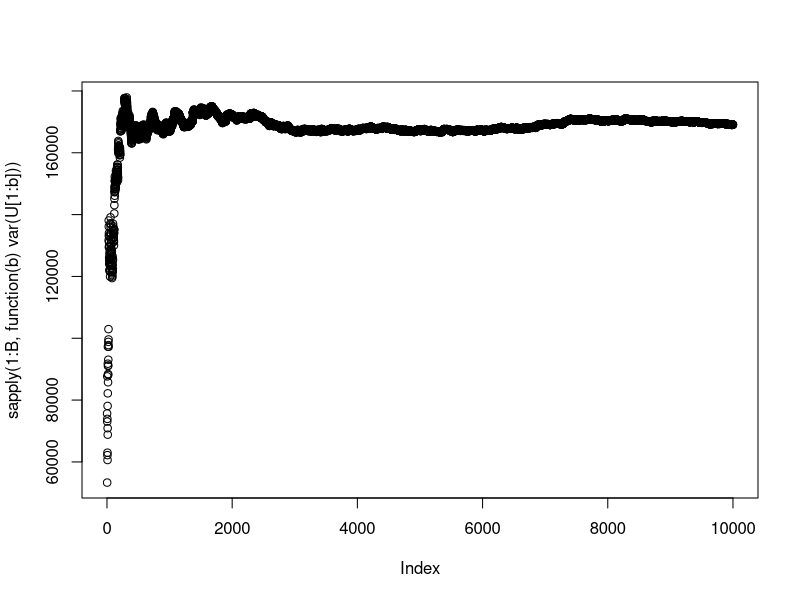
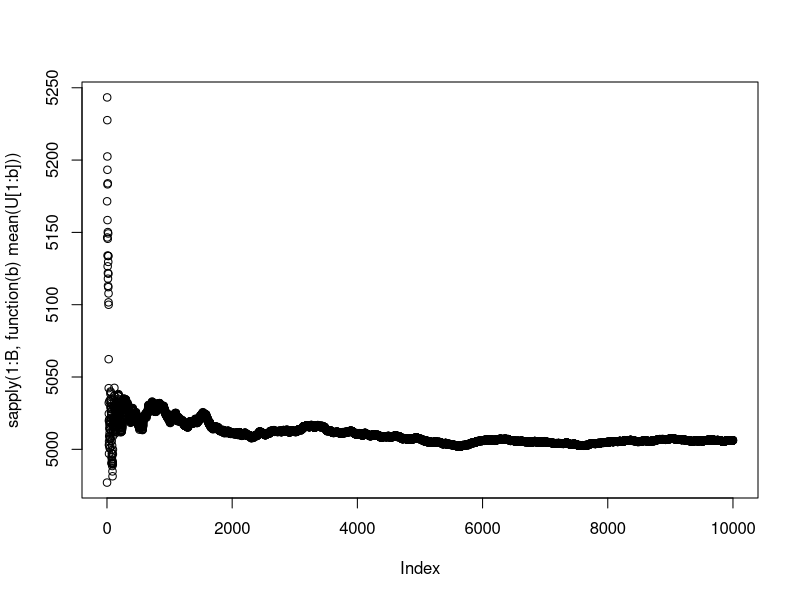
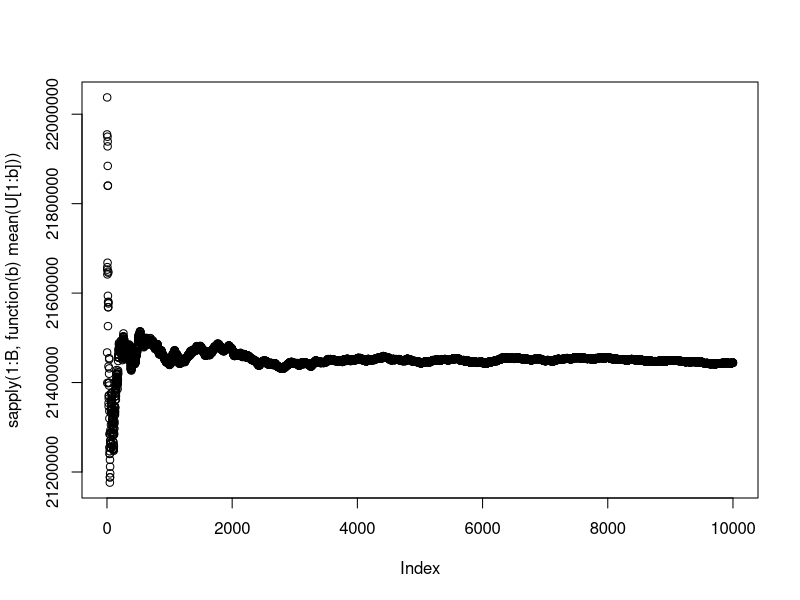

Reproduce these figures in R, in order. (Note: a time limit stopped this script after it produced the figures.)

# Comportamento asintotico Wilcoxon Mann-Whitney
m = 100
n = 100
B = 10^4

U = vector()

for(b in 1:B){

  X = runif(n=m, min=0, max=2)
  Y = runif(n=n, min=0, max=2)

  Uj = sapply(1:n, function(j) sum(X<Y[j]))
  U[b] = sum(Uj)

}

var(U)
plot(sapply(1:B, function(b) var(U[1:b])))
plot(sapply(1:B, function(b) mean(U[1:b])))
theta = m*n/2
varr = (m*n*(m+n))/12



# Comportamento asintotico statistica test per k=3
m = 400
n = 400
B = 10^4

U = vector()

for(b in 1:B){

  X = runif(n=m, min=0, max=2)
  Y = runif(n=n, min=0, max=2)

  Uj = sapply(1:n, function(j) sum(X<Y[j]))
  Uj2 = Uj^2
  U[b] = sum(Uj2+Uj)

}
mean(U)
# var(U)
# plot(sapply(1:B, function(b) var(U[1:b])))
plot(sapply(1:B, function(b) mean(U[1:b])))
(theta = n*(m*0.5+m^2/3))
# varr







# Verifico correttezza della riscrittura della funzione kernel
m = 100
n = 100
B = 30

Uv1 = vector()
Uv2 = vector()

for(b in 1:B){

  X = runif(n=m, min=0, max=2)
  Y = runif(n=n, min=0, max=2)

  Uj = sapply(1:n, function(j) sum(X<Y[j]))
  Uj2 = Uj^2
  Uv1[b] = sum(Uj2+Uj)

  cond = matrix(nrow=n, ncol=m)
  for(j in 1:n){
    for(i in 1:m){
      if(X[i]<Y[j]){
        for(h in 1:m){
          cond[j,i] = sum(X<Y[j])
        }
      }
      else{
        cond[j,i] = F
      }
    }
  }
  condd = apply(cond, MARGIN = 1, FUN = sum)
  Uv2[b] = sum(condd+Uj)

}

Uv2==Uv1




# Verifico correttezza valore atteso della funzione kernel h
ciclefun = function(indices, index, cond){
  res = sapply(indices, function(j) min(cond[j],cond[index]))
  return(res)
}




hfun = function(x, y){
  cond = x<y
  aus = vector()
  nr = length(x)

  condoublematrix = sapply(1:nr, function(i) ciclefun(indices=1:nr, index=i, cond=cond))

  h = sum(cond)+sum(apply(condoublematrix, MARGIN = 1, FUN=sum))
  #h1 = sum(cond)+sum(sapply(1:nr, function(i) sum(condoublematrix[i,])))

  return(h)
}



m = 10
n = 10
B = 10^7
set.seed(123)
kernelvalues = vector()
X1 = runif(n=1, min=0, max=2)

for(b in 1:B){

  X = c(X1, runif(n=(m-1), min=0, max=2))
  Y = runif(n=1, min=0, max=2)

  kernelvalues[b] = hfun(X, Y)

}
mean(kernelvalues)

(2*m^2+5*m+5)/6-2*punif(X1, min = 0, max = 2)-(m-1)*(punif(X1, min = 0, max = 2))^2






# Verifico esattezza della forma chiusa del valore atteso di 1{x1<Y, X<Y}, dove Y,X random e X1 fissato

B=10^6

X1 = runif(n=1, min=0, max=2)
res = vector()

for(b in 1:B){

  X = runif(n=1, min=0, max=2)
  Y = runif(n=1, min=0, max=2)

  res[b] = ifelse((X1<Y & X<Y), 1, 0)

}
mean(res)
0.5*(1-punif(X1, min = 0, max = 2))^2+(1-punif(X1, min = 0, max = 2))*punif(X1, min = 0, max = 2)




# Verifico esattezza della forma chiusa del valore atteso di 1{x1<Y, X2<Y}, dove Y,X1,X2 random
B=10^6

res = vector()

for(b in 1:B){

  X1 = runif(n=1, min=0, max=2)
  X2 = runif(n=1, min=0, max=2)
  Y = runif(n=1, min=0, max=2)

  res[b] = ifelse((X1<Y & X2<Y), 1, 0)

}
mean(res)
1/3



# Verifico esattezza della forma chiusa del valore atteso di 1{x<Y}, dove Y,X random
B=10^6

res = vector()

for(b in 1:B){

  X = runif(n=1, min=0, max=2)
  Y = runif(n=1, min=0, max=2)

  res[b] = ifelse(X<Y, 1, 0)

}
mean(res)
1/2




# Verifico esattezza della forma chiusa di P(x1<Xh<Xr)

B=10^6

res = vector()
x1 = runif(n=1, min=0, max=2)
for(b in 1:B){

  Xh = runif(n=1, min=0, max=2)
  Xr = runif(n=1, min=0, max=2)

  res[b] = ifelse(Xh<Xr & x1<Xh, 1, 0)

}
mean(res)
0.5*(1-punif(x1, min = 0, max = 2))^2





# Verifico esattezza della forma chiusa di P(Xh<x1<Xr)

B=10^6

res = vector()
x1 = runif(n=1, min=0, max=2)
for(b in 1:B){

  Xh = runif(n=1, min=0, max=2)
  Xr = runif(n=1, min=0, max=2)

  res[b] = ifelse(Xh<x1 & x1<Xr, 1, 0)

}
mean(res)
(1-punif(x1, min = 0, max = 2))*(punif(x1, min = 0, max = 2))






# Verifico esattezza della forma chiusa di P(x1>Xh>Xr)

B=10^6

res = vector()
x1 = runif(n=1, min=0, max=2)
for(b in 1:B){

  Xh = runif(n=1, min=0, max=2)
  Xr = runif(n=1, min=0, max=2)

  res[b] = ifelse(x1>Xh & Xh>Xr, 1, 0)

}
mean(res)
0.5*(punif(x1, min = 0, max = 2))^2






# Verifico esattezza della forma chiusa di P(x1<Xh<Xr<Y)

B=10^6

res = vector()
x1 = runif(n=1, min=0, max=2)
for(b in 1:B){

  Xh = runif(n=1, min=0, max=2)
  Xr = runif(n=1, min=0, max=2)
  Y = runif(n=1, min=0, max=2)

  res[b] = ifelse(x1<Xh & Xh<Xr & Xr<Y, 1, 0)

}
mean(res)
(1-punif(x1, min = 0, max = 2))^3/6





# Verifico esattezza della forma chiusa di P(Xh<x1<Xr<Y)

B=10^6

res = vector()
x1 = runif(n=1, min=0, max=2)
for(b in 1:B){

  Xh = runif(n=1, min=0, max=2)
  Xr = runif(n=1, min=0, max=2)
  Y = runif(n=1, min=0, max=2)

  res[b] = ifelse(Xh<x1 & x1<Xr & Xr<Y, 1, 0)

}
mean(res)
0.5*(1-punif(x1, min = 0, max = 2))^2*(punif(x1, min = 0, max = 2))





# Verifico esattezza della forma chiusa di P(Xh<Xr<x1<Y)

B=10^6

res = vector()
x1 = runif(n=1, min=0, max=2)
for(b in 1:B){

  Xh = runif(n=1, min=0, max=2)
  Xr = runif(n=1, min=0, max=2)
  Y = runif(n=1, min=0, max=2)

  res[b] = ifelse(Xh<Xr & Xr<x1 & x1<Y, 1, 0)

}
mean(res)
0.5*(1-punif(x1, min = 0, max = 2))*(punif(x1, min = 0, max = 2))^2









# Verifico esattezza della forma chiusa di P(x1<Y, Xh<Y, Xr<Y)

B=10^6

res = vector()
x1 = runif(n=1, min=0, max=2)
for(b in 1:B){

  Xh = runif(n=1, min=0, max=2)
  Xr = runif(n=1, min=0, max=2)
  Y = runif(n=1, min=0, max=2)

  res[b] = ifelse(Xr<Y & Xh<Y & x1<Y, 1, 0)

}
mean(res)
(1-punif(x1, min = 0, max = 2))^3/3+(1-punif(x1, min = 0, max = 2))^2*punif(x1, min = 0, max = 2)+(1-punif(x1, min = 0, max = 2))*(punif(x1, min = 0, max = 2))^2
(1-(punif(x1, min = 0, max = 2))^3)/3




# Verifico esattezza della forma chiusa di
# sum_{h=2}^m (sum_{r=2}^m 1{Xh<Y, Xi<Y, Xr<Y})

B=10^5
m=10

#set.seed(123)
res = vector()

for(b in 1:B){

  Xh = runif(n=(m-1), min=0, max=2)
  Xi = runif(n=1, min=0, max=2)
  X = c(Xi, Xh)
  Y = runif(n=1, min=0, max=2)

  cond1 = ifelse(Xi<Y, 1, 0)
  cond2aus = X<Y
  cond2 = sum(cond2aus%*%t(cond2aus))
  res[b] = cond2*cond1

}

mean(res)
(m-2)*(m/4+1/4)+1/2




# Verifico esattezza della forma chiusa di P(Xr<Xh<Xi<x1<Y)

B=10^6

res = vector()
x1 = runif(n=1, min=0, max=2)
for(b in 1:B){

  Xh = runif(n=1, min=0, max=2)
  Xr = runif(n=1, min=0, max=2)
  Xi = runif(n=1, min=0, max=2)
  Y = runif(n=1, min=0, max=2)

  res[b] = ifelse(Xr<Xh & Xh<Xi & Xi<x1 & x1<Y, 1, 0)

}
mean(res)
(punif(x1, min = 0, max = 2))^3/6*(1-punif(x1, min = 0, max = 2))





# Verifico esattezza della forma chiusa di P(Xr<Xh<x1<Xi<Y)

B=10^6

res = vector()
x1 = runif(n=1, min=0, max=2)
for(b in 1:B){

  Xh = runif(n=1, min=0, max=2)
  Xr = runif(n=1, min=0, max=2)
  Xi = runif(n=1, min=0, max=2)
  Y = runif(n=1, min=0, max=2)

  res[b] = ifelse(Xr<Xh & Xh<x1 & x1<Xi & Xi<Y, 1, 0)

}
mean(res)
(punif(x1, min = 0, max = 2))^2/4*(1-punif(x1, min = 0, max = 2))^2





# Verifico esattezza della forma chiusa di P(Xr<x1<Xh<Xi<Y)

B=10^6

res = vector()
x1 = runif(n=1, min=0, max=2)
for(b in 1:B){

  Xh = runif(n=1, min=0, max=2)
  Xr = runif(n=1, min=0, max=2)
  Xi = runif(n=1, min=0, max=2)
  Y = runif(n=1, min=0, max=2)

  res[b] = ifelse(Xr<x1 & x1<Xh & Xh<Xi & Xi<Y, 1, 0)

}
mean(res)
(punif(x1, min = 0, max = 2))/6*(1-punif(x1, min = 0, max = 2))^3







# Verifico esattezza della forma chiusa di P(x1<Xr<Xh<Xi<Y)

B=10^5

res = vector()
x1 = runif(n=1, min=0, max=2)
for(b in 1:B){

  Xh = runif(n=1, min=0, max=2)
  Xr = runif(n=1, min=0, max=2)
  Xi = runif(n=1, min=0, max=2)
  Y = runif(n=1, min=0, max=2)

  res[b] = ifelse(x1<Xr & Xr<Xh & Xh<Xi & Xi<Y, 1, 0)

}
mean(res)
(1-punif(x1, min = 0, max = 2))^4/24







# Verifico esattezza della forma chiusa di P(x1<Y, Xi<Y, Xh<Y, Xr<Y)

B=10^5

res = vector()
x1 = runif(n=1, min=0, max=2)
for(b in 1:B){

  Xh = runif(n=1, min=0, max=2)
  Xr = runif(n=1, min=0, max=2)
  Xi = runif(n=1, min=0, max=2)
  Y = runif(n=1, min=0, max=2)

  res[b] = ifelse(x1<Y & Xr<Y & Xh<Y & Xi<Y, 1, 0)

}
mean(res)
(1-punif(x1, min = 0, max = 2)^4)/4





# Verifico esattezza della forma chiusa di E[a1^2], i>1 dove
# a1= 1{x1<Y}+sum_{h=1}^m 1{x1<Y, Xh<Y}

B=10^5
m=10

res = vector()
x1 = runif(n=1, min=0, max=2)
for(b in 1:B){

  Xshort = runif(n=(m-1), min=0, max=2)
  X = c(x1, Xshort)
  Y = runif(n=1, min=0, max=2)

  cond2 = X<Y

  # a1
  cond11 = ifelse(x1<Y, 1, 0)
  cond21 = sum(cond2)*cond11
  a1 = cond21+cond11

  res[b] = a1^2
}

mean(res)
4*(1-(punif(x1, min = 0, max = 2)))+
  2*(m-1)*(1-(punif(x1, min = 0, max = 2))^2)+
  (m-1)^2/3*(1-(punif(x1, min = 0, max = 2))^3)





# Verifico esattezza della forma chiusa di E[ai*a1], i>1 dove
# ai= 1{Xi<Y}+sum_{h=1}^m 1{Xi<Y, Xh<Y}
# a1= 1{x1<Y}+sum_{h=1}^m 1{x1<Y, Xh<Y}

B=10^5
m=10

#set.seed(123)
res = vector()
x1 = runif(n=1, min=0, max=2)
for(b in 1:B){

  Xh = runif(n=(m-2), min=0, max=2)
  Xi = runif(n=1, min=0, max=2)
  X = c(x1, Xi, Xh)
  Y = runif(n=1, min=0, max=2)

  cond2 = X<Y

  # a1
  cond11 = ifelse(x1<Y, 1, 0)
  cond21 = sum(cond2)*cond11
  a1 = cond21+cond11

  # ai
  cond1i = ifelse(Xi<Y, 1, 0)
  cond2i = sum(cond2)*cond1i
  ai = cond2i+cond1i

  res[b] = a1*ai

}

mean(res)
(m-2)^2/4*(1-(punif(x1, min = 0, max = 2))^4)+
  2*(m-2)*(1-(punif(x1, min = 0, max = 2))^3)+
  9/2*(1-(punif(x1, min = 0, max = 2))^2)




# Verifico esattezza della forma chiusa di E[ai^2], i>1 dove
# ai= 1{Xi<Y}+sum_{h=1}^m 1{Xi<Y, Xh<Y}

B=10^5
m=10

#set.seed(123)
res = vector()
x1 = runif(n=1, min=0, max=2)
for(b in 1:B){

  Xshort = runif(n=(m-2), min=0, max=2)
  Xi = runif(n=1, min=0, max=2)
  X = c(x1, Xi, Xshort)
  Y = runif(n=1, min=0, max=2)

  cond2 = X<Y

  # ai
  cond1i = ifelse(Xi<Y, 1, 0)
  cond2i = sum(cond2)*cond1i
  ai = cond2i+cond1i

  res[b] = ai^2

}

mean(res)
2+5/3*(m-2)+(m-3)*(m-2)/4+
  2/3*(m-2)*(1-(punif(x1, min = 0, max = 2))^3)+
  5/2*(1-(punif(x1, min = 0, max = 2))^2)



# Verifico esattezza della forma chiusa di
# sum_{h=2}^m (sum_{r=2}^m 1{x1<Y, Xh<Y, Xi<Y, Xr<Y})

B=10^5
m=10

#set.seed(123)
res = vector()
x1 = runif(n=1, min=0, max=2)

for(b in 1:B){

  Xh = runif(n=(m-2), min=0, max=2)
  Xi = runif(n=1, min=0, max=2)
  X = c(Xi, Xh)
  Y = runif(n=1, min=0, max=2)

  cond1 = ifelse(x1<Y & Xi<Y, 1, 0)
  cond2aus = sapply(1:(m-1), function(j) ifelse(X[j]<Y, 1, 0))
  cond2 = sum(cond2aus%*%t(cond2aus))
  res[b] = cond2*cond1

}

mean(res)
(m-2)*(m-3)/4*(1-(punif(x1, min = 0, max = 2))^4)+(m-2)*(1-(punif(x1, min = 0, max = 2))^3)+1/2*(1-(punif(x1, min = 0, max = 2))^2)




# Verifico esattezza della forma chiusa di
# E[(sum_{h=2}^m 1{Xi<Y, Xh<Y})(sum_{r=2}^m 1{Xj<Y, Xr<Y})]

B=10^5
m=10

#set.seed(123)
res = vector()
x1 = runif(n=1, min=0, max=2)

for(b in 1:B){

  Xshort = runif(n=(m-3), min=0, max=2)
  Xi = runif(n=1, min=0, max=2)
  Xj = runif(n=1, min=0, max=2)
  X = c(x1, Xi, Xj, Xshort)
  Y = runif(n=1, min=0, max=2)

  condi = ifelse(Xi<Y, 1, 0)
  condj = ifelse(Xj<Y, 1, 0)
  condX = sum(X<Y)
  condh = condi*condX
  condr = condj*condX
  res[b] = condh*condr

}

mean(res)
1/2*(1-(punif(x1, min = 0, max = 2))^2)+(m-3)/2*(1-(punif(x1, min = 0, max = 2))^4)+4/3*(1-(punif(x1, min = 0, max = 2))^3)+(m-3)*(m-4)/5+5/4*(m-3)+4/3

(12*m^2+21*m+19)/60-(punif(x1, min = 0, max = 2))^2/2-(m-3)/4*(punif(x1, min = 0, max = 2))^4-4/3*(punif(x1, min = 0, max = 2))^3





# Verifico esattezza della forma chiusa di E[ai*aj], i,j>1 i!=j dove
# ai= 1{Xi<Y}+sum_{h=1}^m 1{Xi<Y, Xh<Y}
# aj= 1{Xj<Y}+sum_{r=1}^m 1{Xj<Y, Xr<Y}

B=10^5
m=10

#set.seed(123)
res = vector()
x1 = runif(n=1, min=0, max=2)
for(b in 1:B){

  Xshort = runif(n=(m-3), min=0, max=2)
  Xi = runif(n=1, min=0, max=2)
  Xj = runif(n=1, min=0, max=2)
  X = c(x1, Xi, Xj, Xshort)
  Y = runif(n=1, min=0, max=2)

  cond2 = X<Y

  # aj
  cond1j = ifelse(Xj<Y, 1, 0)
  cond2j = sum(cond2)*cond1j
  aj = cond2j+cond1j

  # ai
  cond1i = ifelse(Xi<Y, 1, 0)
  cond2i = sum(cond2)*cond1i
  ai = cond2i+cond1i

  res[b] = aj*ai

}

mean(res)
3+(m-3)*(4*m+19)/20+1/2*(1-(punif(x1, min = 0, max = 2))^2)+5/3*(1-(punif(x1, min = 0, max = 2))^3)+(m-3)/2*(1-(punif(x1, min = 0, max = 2))^4)





# Verifico esattezza della forma chiusa di E[h(x1, X2,...,Xm,Y)], dove
# h(x1, X2,...,Xm,Y) = sum_{i=1}^m ai dove
# ai= 1{Xi<Y}+sum_{h=1}^m 1{Xi<Y, Xh<Y}

B=10^5
m=10

res = vector()
x1 = runif(n=1, min=0, max=2)
for(b in 1:B){

  Xshort = runif(n=(m-1), min=0, max=2)
  X = c(x1, Xshort)
  Y = runif(n=1, min=0, max=2)

  cond2 = X<Y

  a = vector()
  for(i in 1:m){
    # ai
    cond1i = ifelse(X[i]<Y, 1, 0)
    cond2i = sum(cond2)*cond1i
    a[i] = cond2i+cond1i
  }
  res[b] = sum(a)
}

mean(res)
2*(1-punif(x1, min = 0, max = 2)) +(m-1)*(1-(punif(x1, min = 0, max = 2))^2)+(m-1)/3*(1+m)








# Verifico esattezza della forma chiusa di E[h(x1, X2,...,Xm,Y)^2], dove
# h(x1, X2,...,Xm,Y) = sum_{i=1}^m ai dove
# ai= 1{Xi<Y}+sum_{h=1}^m 1{Xi<Y, Xh<Y}

B=10^5
m=10

res = vector()
x1 = runif(n=1, min=0, max=2)
for(b in 1:B){

  Xshort = runif(n=(m-1), min=0, max=2)
  X = c(x1, Xshort)
  Y = runif(n=1, min=0, max=2)

  cond2 = X<Y

  a = vector()
  for(i in 1:m){
    # ai
    cond1i = ifelse(X[i]<Y, 1, 0)
    cond2i = sum(cond2)*cond1i
    a[i] = cond2i+cond1i
  }
  res[b] = sum(a)^2
}

mean(res)
m^4/5+m^2/2-5/2*m+9/5+4*(1-punif(x1, min = 0, max = 2))+
  (m-1)*(11+m)/2*(1-punif(x1, min = 0, max = 2)^2)+
  (m-1)*(14/3-9)*(1-punif(x1, min = 0, max = 2)^3)+
  ((m-1)*(m-2)*(3/2*m-4)/2)*(1-punif(x1, min = 0, max = 2)^4)







# Verifico esattezza di theta = E[h(X1, X2,...,Xm,Y)]
# dove anche X1 è random

B=10^5
m=10

res = vector()

for(b in 1:B){

  X = runif(n=m, min=0, max=2)
  Y = runif(n=1, min=0, max=2)

  cond2 = X<Y

  a = vector()
  for(i in 1:m){
    # ai
    cond1i = ifelse(X[i]<Y, 1, 0)
    cond2i = sum(cond2)*cond1i
    a[i] = cond2i+cond1i
  }
  res[b] = sum(a)
}

mean(res)
(theta = m+m*(m-1)/3)
mean.incr = sapply(1:B, function(b) mean(res[1:b]))
plot(mean.incr)
abline(h = theta, col = "red")




# Verifico esattezza di E[(h(x1, X2,...,Xm,Y)-theta)^2]

B=10^5
m=10

res = vector()
x1 = runif(n=1, min=0, max=2)
theta = m/3*(m+2)

for(b in 1:B){

  Xshort = runif(n=(m-1), min=0, max=2)
  X = c(x1, Xshort)
  Y = runif(n=1, min=0, max=2)

  cond2 = X<Y

  a = vector()
  for(i in 1:m){
    # ai
    cond1i = ifelse(X[i]<Y, 1, 0)
    cond2i = sum(cond2)*cond1i
    a[i] = cond2i+cond1i
  }
  h = sum(a)
  res[b] = (h - theta)^2
}

mean(res)
4/45*m^4+2/5*m^3+19/30*m^2+47/45*m-7/6+
  (-4/3*m*(m+2)+4)*(1-punif(x1, min = 0, max = 2))+
  (-2/3*m^3-m^2/6+10/3*m-5/2)*(1-(punif(x1, min = 0, max = 2))^2)+
  ((m-1)/3*(8*m-5))*(1-(punif(x1, min = 0, max = 2))^3)+
  (m*(m-2)*(3*m-8))/4*(1-(punif(x1, min = 0, max = 2))^4)
